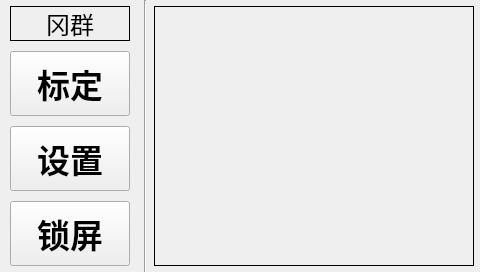
<?xml version="1.0" encoding="UTF-8"?>
<ui version="4.0">
 <class>MainWindow</class>
 <widget class="autoLockWindow" name="MainWindow">
  <property name="geometry">
   <rect>
    <x>0</x>
    <y>0</y>
    <width>480</width>
    <height>272</height>
   </rect>
  </property>
  <property name="minimumSize">
   <size>
    <width>480</width>
    <height>272</height>
   </size>
  </property>
  <property name="maximumSize">
   <size>
    <width>480</width>
    <height>272</height>
   </size>
  </property>
  <property name="windowTitle">
   <string>MainWindow</string>
  </property>
  <widget class="QWidget" name="centralwidget" native="true">
   <property name="geometry">
    <rect>
     <x>0</x>
     <y>0</y>
     <width>484</width>
     <height>281</height>
    </rect>
   </property>
   <widget class="QLabel" name="label">
    <property name="geometry">
     <rect>
      <x>154</x>
      <y>6</y>
      <width>320</width>
      <height>260</height>
     </rect>
    </property>
    <property name="minimumSize">
     <size>
      <width>320</width>
      <height>260</height>
     </size>
    </property>
    <property name="maximumSize">
     <size>
      <width>320</width>
      <height>260</height>
     </size>
    </property>
    <property name="styleSheet">
     <string notr="true">background-color: transparent;
border-top: 1px solid black; 
border-right: 1px solid black;  
border-bottom: 1px solid black; 
border-left: 1px solid black; </string>
    </property>
    <property name="text">
     <string/>
    </property>
   </widget>
   <widget class="QLabel" name="label_2">
    <property name="geometry">
     <rect>
      <x>10</x>
      <y>6</y>
      <width>120</width>
      <height>35</height>
     </rect>
    </property>
    <property name="font">
     <font>
      <pointsize>18</pointsize>
     </font>
    </property>
    <property name="styleSheet">
     <string notr="true">background-color: transparent;
border-top: 1px solid black; 
border-right: 1px solid black;  
border-bottom: 1px solid black; 
border-left: 1px solid black; </string>
    </property>
    <property name="text">
     <string>冈群</string>
    </property>
    <property name="alignment">
     <set>Qt::AlignCenter</set>
    </property>
   </widget>
   <widget class="QPushButton" name="pbn_calibration">
    <property name="geometry">
     <rect>
      <x>10</x>
      <y>51</y>
      <width>120</width>
      <height>65</height>
     </rect>
    </property>
    <property name="font">
     <font>
      <pointsize>25</pointsize>
      <weight>75</weight>
      <bold>true</bold>
     </font>
    </property>
    <property name="styleSheet">
     <string notr="true">        QPushButton {\n            background-color: #4CAF50; /* 绿色背景 */\n            color: white;              /* 白色文字 */\n            border: 2px solid #388E3C; /* 深绿边框 */\n            border-radius: 8px;        /* 圆角 */\n            font-size: 14px;\n        }\n        /* 悬浮状态（鼠标移上去） */\n        QPushButton:hover {\n            background-color: #66BB6A; /* 浅绿背景 */\n        }\n        /* 按下状态（核心：按压效果） */\n        QPushButton:pressed {\n            background-color: #2E7D32; /* 更深的绿色 */\n            border: 2px solid #1B5E20; /* 更暗的边框 */\n            padding-left: 2px;         /* 文字右移2px */\n            padding-top: 2px;          /* 文字下移2px */\n        }</string>
    </property>
    <property name="text">
     <string>标定</string>
    </property>
   </widget>
   <widget class="QPushButton" name="pbn_settings">
    <property name="geometry">
     <rect>
      <x>10</x>
      <y>126</y>
      <width>120</width>
      <height>65</height>
     </rect>
    </property>
    <property name="font">
     <font>
      <pointsize>25</pointsize>
      <weight>75</weight>
      <bold>true</bold>
     </font>
    </property>
    <property name="styleSheet">
     <string notr="true">        QPushButton {\n            background-color: #4CAF50; /* 绿色背景 */\n            color: white;              /* 白色文字 */\n            border: 2px solid #388E3C; /* 深绿边框 */\n            border-radius: 8px;        /* 圆角 */\n            font-size: 14px;\n        }\n        /* 悬浮状态（鼠标移上去） */\n        QPushButton:hover {\n            background-color: #66BB6A; /* 浅绿背景 */\n        }\n        /* 按下状态（核心：按压效果） */\n        QPushButton:pressed {\n            background-color: #2E7D32; /* 更深的绿色 */\n            border: 2px solid #1B5E20; /* 更暗的边框 */\n            padding-left: 2px;         /* 文字右移2px */\n            padding-top: 2px;          /* 文字下移2px */\n        }</string>
    </property>
    <property name="text">
     <string>设置</string>
    </property>
   </widget>
   <widget class="QPushButton" name="pbn_lock">
    <property name="geometry">
     <rect>
      <x>10</x>
      <y>201</y>
      <width>120</width>
      <height>65</height>
     </rect>
    </property>
    <property name="font">
     <font>
      <pointsize>25</pointsize>
      <weight>75</weight>
      <bold>true</bold>
     </font>
    </property>
    <property name="styleSheet">
     <string notr="true">        QPushButton {\n            background-color: #4CAF50; /* 绿色背景 */\n            color: white;              /* 白色文字 */\n            border: 2px solid #388E3C; /* 深绿边框 */\n            border-radius: 8px;        /* 圆角 */\n            font-size: 14px;\n        }\n        /* 悬浮状态（鼠标移上去） */\n        QPushButton:hover {\n            background-color: #66BB6A; /* 浅绿背景 */\n        }\n        /* 按下状态（核心：按压效果） */\n        QPushButton:pressed {\n            background-color: #2E7D32; /* 更深的绿色 */\n            border: 2px solid #1B5E20; /* 更暗的边框 */\n            padding-left: 2px;         /* 文字右移2px */\n            padding-top: 2px;          /* 文字下移2px */\n        }</string>
    </property>
    <property name="text">
     <string>锁屏</string>
    </property>
   </widget>
   <widget class="Line" name="line">
    <property name="geometry">
     <rect>
      <x>135</x>
      <y>0</y>
      <width>20</width>
      <height>281</height>
     </rect>
    </property>
    <property name="orientation">
     <enum>Qt::Vertical</enum>
    </property>
   </widget>
  </widget>
 </widget>
 <customwidgets>
  <customwidget>
   <class>autoLockWindow</class>
   <extends>QWidget</extends>
   <header>autolockwindow.h</header>
   <container>1</container>
  </customwidget>
 </customwidgets>
 <resources/>
 <connections/>
</ui>
